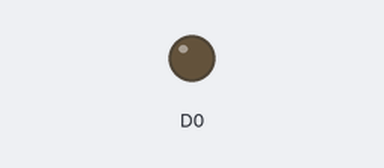
A sketch run on a simulated ESP8266 (NodeMCU). Shown: output pins drawn as LEDs (lit = HIGH).

Above: at 0.5 s.
At 2.5 s:
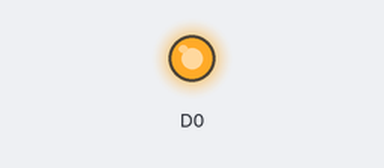
Timing chart, 0 to 5.2 s (numbered marks = the images above):
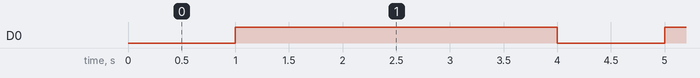

Measured:
- by itself, D0: alternates HIGH for 3.0 s and LOW for 1.0 s

The sketch:

Blink_D0_LED.ino
```cpp
void setup() {
   pinMode(D0, OUTPUT);
   // Phi board v1.0(NodeMCU v1.0)의 D0 핀에는 LED가 연결되어 있음.
}

void loop() {
   digitalWrite(D0, LOW);  // LED On
   delay(1000);
   digitalWrite(D0, HIGH); // LED Of.
   delay(3000);
}
// Phi board v1.0(NodeMCU)의 D0 핀에는 연결된 LED는 LOW 신호 공급될 때 점등(On)되는 구조
// 위 코드가 실행될 경우 D0핀에 연결된 LED는
// 점등(On) 되어 있는 시간보다 소등(Off) 되어 있는 시간이 더 김
```
